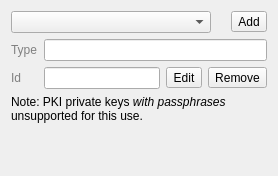
<?xml version="1.0" encoding="UTF-8"?>
<ui version="4.0">
 <class>QgsAuthConfigSelect</class>
 <widget class="QWidget" name="QgsAuthConfigSelect">
  <property name="geometry">
   <rect>
    <x>0</x>
    <y>0</y>
    <width>278</width>
    <height>176</height>
   </rect>
  </property>
  <property name="windowTitle">
   <string>Authentication Configuration</string>
  </property>
  <layout class="QVBoxLayout" name="verticalLayout">
   <item>
    <layout class="QHBoxLayout" name="horizontalLayout_2">
     <item>
      <widget class="QComboBox" name="cmbConfigSelect">
       <property name="sizePolicy">
        <sizepolicy hsizetype="MinimumExpanding" vsizetype="Fixed">
         <horstretch>0</horstretch>
         <verstretch>0</verstretch>
        </sizepolicy>
       </property>
       <property name="minimumSize">
        <size>
         <width>200</width>
         <height>0</height>
        </size>
       </property>
      </widget>
     </item>
     <item>
      <spacer name="horizontalSpacer_2">
       <property name="orientation">
        <enum>Qt::Horizontal</enum>
       </property>
       <property name="sizeType">
        <enum>QSizePolicy::MinimumExpanding</enum>
       </property>
       <property name="sizeHint" stdset="0">
        <size>
         <width>0</width>
         <height>20</height>
        </size>
       </property>
      </spacer>
     </item>
     <item>
      <widget class="QToolButton" name="btnConfigAdd">
       <property name="text">
        <string>Add</string>
       </property>
      </widget>
     </item>
    </layout>
   </item>
   <item>
    <layout class="QGridLayout" name="gridLayout_2">
     <item row="0" column="1">
      <widget class="QLineEdit" name="leConfigProviderType">
       <property name="styleSheet">
        <string notr="true">QLineEdit{color: rgb(128, 128, 128);}</string>
       </property>
       <property name="readOnly">
        <bool>true</bool>
       </property>
      </widget>
     </item>
     <item row="0" column="0">
      <widget class="QLabel" name="label">
       <property name="styleSheet">
        <string notr="true">QLabel{color: rgb(128, 128, 128);}</string>
       </property>
       <property name="text">
        <string>Type</string>
       </property>
      </widget>
     </item>
     <item row="1" column="0">
      <widget class="QLabel" name="label_2">
       <property name="styleSheet">
        <string notr="true">QLabel{color: rgb(128, 128, 128);}</string>
       </property>
       <property name="text">
        <string>Id</string>
       </property>
      </widget>
     </item>
     <item row="1" column="1">
      <layout class="QHBoxLayout" name="horizontalLayout">
       <item>
        <widget class="QLineEdit" name="leConfigId">
         <property name="minimumSize">
          <size>
           <width>80</width>
           <height>0</height>
          </size>
         </property>
         <property name="styleSheet">
          <string notr="true">QLineEdit{color: rgb(128, 128, 128);}</string>
         </property>
         <property name="frame">
          <bool>true</bool>
         </property>
         <property name="readOnly">
          <bool>true</bool>
         </property>
        </widget>
       </item>
       <item>
        <widget class="QToolButton" name="btnConfigEdit">
         <property name="text">
          <string>Edit</string>
         </property>
        </widget>
       </item>
       <item>
        <widget class="QToolButton" name="btnConfigRemove">
         <property name="text">
          <string>Remove</string>
         </property>
        </widget>
       </item>
      </layout>
     </item>
    </layout>
   </item>
   <item>
    <widget class="QLabel" name="lblPassUnsupported">
     <property name="text">
      <string>&lt;html&gt;&lt;head/&gt;&lt;body&gt;&lt;p&gt;Note: PKI private keys &lt;span style=&quot; font-style:italic;&quot;&gt;with passphrases&lt;/span&gt; unsupported for this use.&lt;/p&gt;&lt;/body&gt;&lt;/html&gt;</string>
     </property>
     <property name="wordWrap">
      <bool>true</bool>
     </property>
    </widget>
   </item>
   <item>
    <spacer name="verticalSpacer">
     <property name="orientation">
      <enum>Qt::Vertical</enum>
     </property>
     <property name="sizeHint" stdset="0">
      <size>
       <width>20</width>
       <height>0</height>
      </size>
     </property>
    </spacer>
   </item>
  </layout>
 </widget>
 <resources/>
 <connections/>
</ui>
